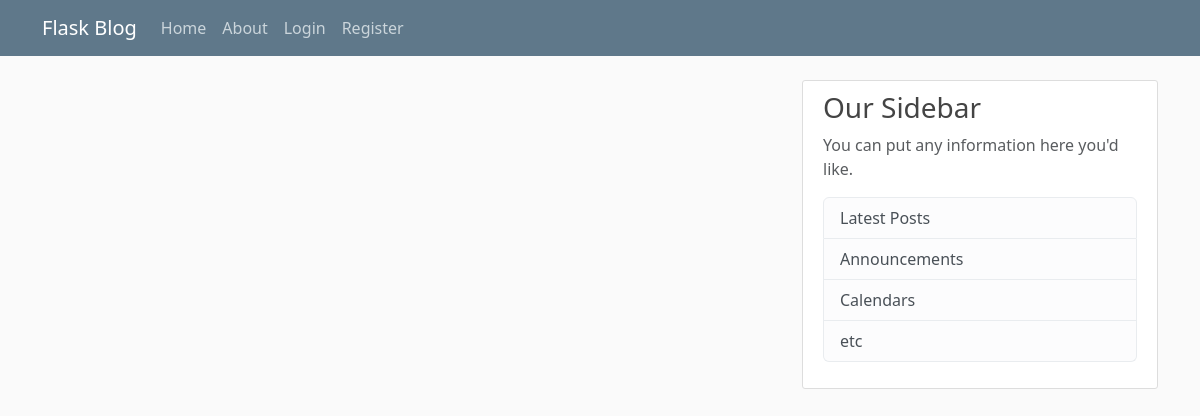
The app's page /home, older data.
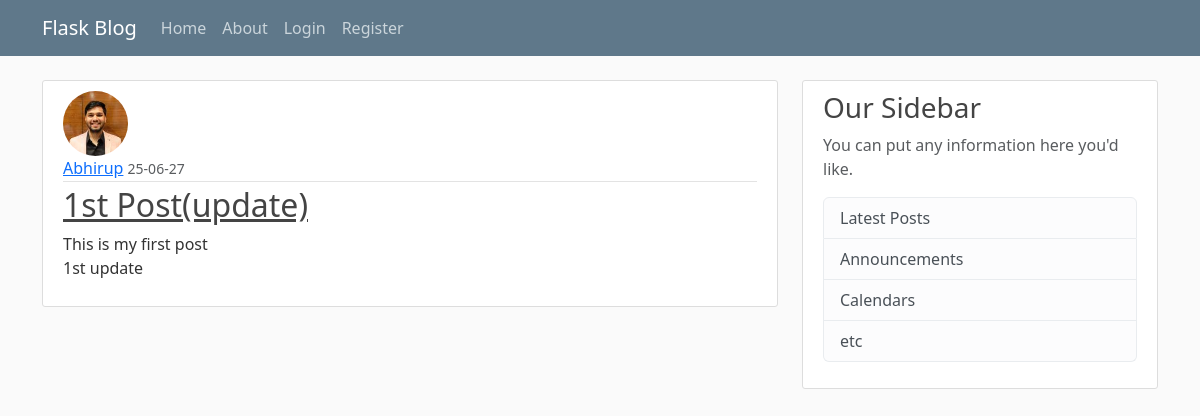
The same page, newer data.
### flaskblog/models.py (models this page shows, shortened)
class Post(db.Model):
    id = db.Column(db.Integer, primary_key=True)
    title = db.Column(db.String(20),nullable=False)
    date_posted = db.Column(db.DateTime, nullable=False, default=datetime.now(timezone.utc))
    content = db.Column(db.Text,nullable=False)
    user_id = db.Column(db.Integer,db.ForeignKey('user.id'),nullable=False)

class User(db.Model,UserMixin):
    id = db.Column(db.Integer, primary_key=True)
    username = db.Column(db.String(20),unique = True ,nullable=False)
    email = db.Column(db.String(120),unique=True ,nullable=False)
    image_file = db.Column(db.String(20) ,nullable=False, default='default.png')
    password = db.Column(db.String(60),nullable =False)
    posts = db.relationship('Post', backref='author',lazy=True)

### flaskblog/routes.py (the view)
@app.route("/")
@app.route("/home")
def home():
    page = request.args.get('page',1,type=int)
    posts=Post.query.order_by(Post.date_posted.desc()).paginate(per_page=5, page=page)
    return render_template("home.html",posts=posts)

### flaskblog/templates/home.html
{%  extends "layout.html" %}
{% block content %}
    {% for post in posts%}
        <article class="media content-section">
            <img class = "rounded-circle article-img" src={{url_for('static',filename='profile_pics/'+post.author.image_file)}}>
            <div class="media-body">
            <div class="article-metadata">
            <a class="mr-2" href="#">{{ post.author.username}}</a>
            <small class="text-muted">{{ post.date_posted.strftime('%y-%m-%d') }}</small>
            </div>
            <h2><a class="article-title" href="{{url_for('post',post_id=post.id)}}">{{ post.title }}</a></h2>
            <p class="article-content">{{ post.content }}</p>
            </div>
        </article>
    {%endfor%}
{% endblock content %}

Row changes from the older to the newer data that the page shows:
added Post: image_file (picture), author.username "Abhirup", date_posted "25-06-27", title "1st Post(update)", content "This is my first post 1st update"
